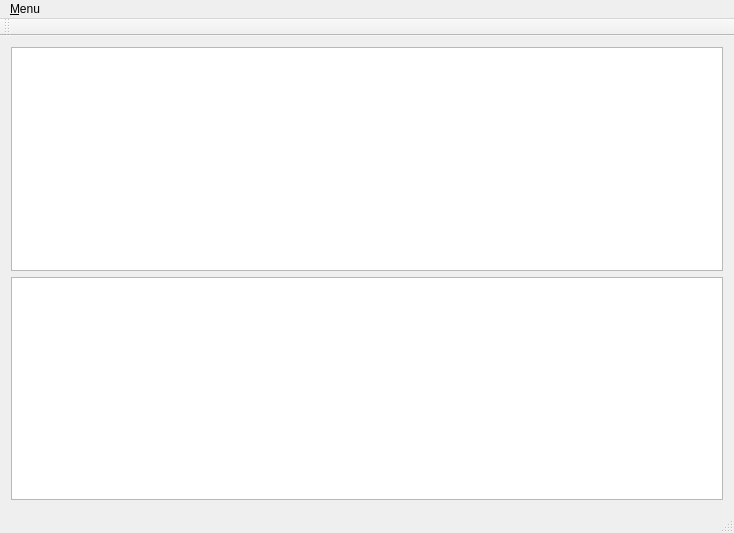
<?xml version="1.0" encoding="UTF-8"?>
<ui version="4.0">
 <class>helloQTClass</class>
 <widget class="QMainWindow" name="helloQTClass">
  <property name="geometry">
   <rect>
    <x>0</x>
    <y>0</y>
    <width>734</width>
    <height>533</height>
   </rect>
  </property>
  <property name="windowTitle">
   <string>helloQT</string>
  </property>
  <widget class="QWidget" name="centralWidget">
   <layout class="QGridLayout" name="gridLayout">
    <item row="0" column="0">
     <widget class="QTextEdit" name="textEdit">
      <property name="autoFillBackground">
       <bool>false</bool>
      </property>
      <property name="sizeAdjustPolicy">
       <enum>QAbstractScrollArea::AdjustIgnored</enum>
      </property>
     </widget>
    </item>
    <item row="1" column="0">
     <widget class="QTextEdit" name="textEdit_2"/>
    </item>
   </layout>
  </widget>
  <widget class="QMenuBar" name="menuBar">
   <property name="geometry">
    <rect>
     <x>0</x>
     <y>0</y>
     <width>734</width>
     <height>21</height>
    </rect>
   </property>
   <widget class="QMenu" name="menulu">
    <property name="title">
     <string>&amp;Menu</string>
    </property>
    <addaction name="separator"/>
    <addaction name="action_Compilar"/>
    <addaction name="action_Guardar"/>
    <addaction name="action_Salir"/>
   </widget>
   <addaction name="menulu"/>
  </widget>
  <widget class="QToolBar" name="mainToolBar">
   <attribute name="toolBarArea">
    <enum>TopToolBarArea</enum>
   </attribute>
   <attribute name="toolBarBreak">
    <bool>false</bool>
   </attribute>
  </widget>
  <widget class="QStatusBar" name="statusBar"/>
  <action name="action_Compilar">
   <property name="text">
    <string>&amp;Compilar</string>
   </property>
  </action>
  <action name="action_Guardar">
   <property name="text">
    <string>&amp;Guardar</string>
   </property>
  </action>
  <action name="action_Salir">
   <property name="text">
    <string>&amp;Salir</string>
   </property>
  </action>
 </widget>
 <layoutdefault spacing="6" margin="11"/>
 <resources>
  <include location="helloqt.qrc"/>
 </resources>
 <connections/>
</ui>
